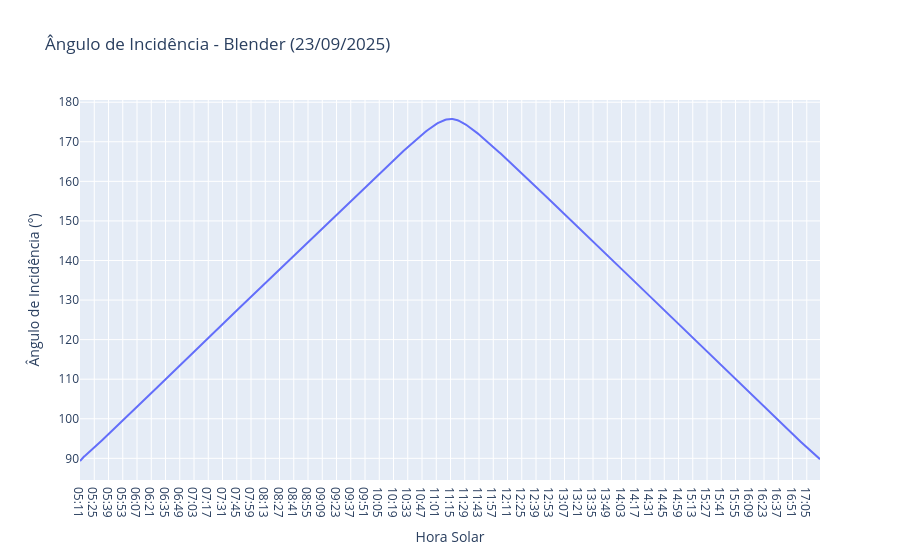
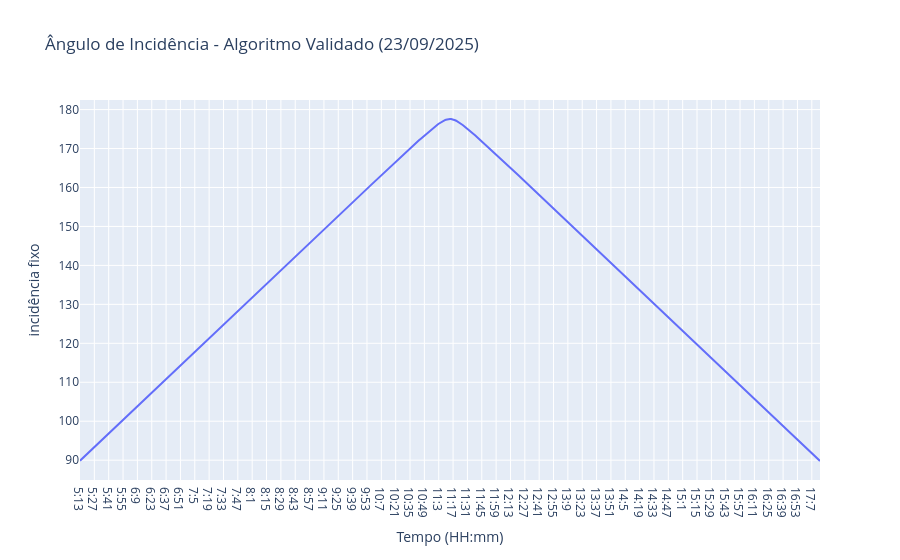

Notebook source saved alongside these figures, in order:
### Code cell
#Ângulo de Incidência no Blender
fig = px.line(df2, x ='Hora Solar', y = "Ângulo de Incidência (°)", title="Ângulo de Incidência - Blender (23/09/2025)")
fig.show()

#Ângulo de Incidência validado no algoritmo 
fig = px.line(df3, x ='Tempo (HH:mm)', y ='incidência fixo', title="Ângulo de Incidência - Algoritmo Validado (23/09/2025)")
fig.show()

### Figure 1 — Plotly figure (JSON) as saved in the notebook; plotly's stock layout.template omitted (floating-point values rounded to 4 significant figures; data arrays with more than 128 entries replaced by an {"elided": "..."} marker saying what was removed)
{"data": [{"hovertemplate": "Hora Solar=%{x}<br>Ângulo de Incidência (°)=%{y}<extra></extra>", "legendgroup": "", "line": {"color": "#636efa", "dash": "solid"}, "marker": {"symbol": "circle"}, "mode": "lines", "name": "", "orientation": "v", "showlegend": false, "type": "scatter", "x": {"elided": "728 str values"}, "xaxis": "x", "y": {"elided": "728 float values"}, "yaxis": "y"}], "layout": {"legend": {"tracegroupgap": 0}, "title": {"text": "Ângulo de Incidência - Blender (23/09/2025)"}, "xaxis": {"anchor": "y", "domain": [0, 1], "title": {"text": "Hora Solar"}}, "yaxis": {"anchor": "x", "domain": [0, 1], "title": {"text": "Ângulo de Incidência (°)"}}}}

### Figure 2 — Plotly figure (JSON) as saved in the notebook; plotly's stock layout.template omitted (floating-point values rounded to 4 significant figures; data arrays with more than 128 entries replaced by an {"elided": "..."} marker saying what was removed)
{"data": [{"hovertemplate": "Tempo (HH:mm)=%{x}<br>incidência fixo=%{y}<extra></extra>", "legendgroup": "", "line": {"color": "#636efa", "dash": "solid"}, "marker": {"symbol": "circle"}, "mode": "lines", "name": "", "orientation": "v", "showlegend": false, "type": "scatter", "x": {"elided": "723 str values"}, "xaxis": "x", "y": {"elided": "723 float values"}, "yaxis": "y"}], "layout": {"legend": {"tracegroupgap": 0}, "title": {"text": "Ângulo de Incidência - Algoritmo Validado (23/09/2025)"}, "xaxis": {"anchor": "y", "domain": [0, 1], "title": {"text": "Tempo (HH:mm)"}}, "yaxis": {"anchor": "x", "domain": [0, 1], "title": {"text": "incidência fixo"}}}}
